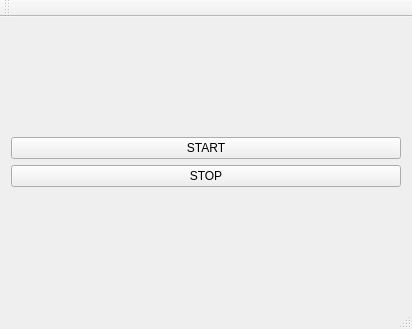
<?xml version="1.0" encoding="UTF-8"?>
<ui version="4.0">
 <class>kinova_voice_control</class>
 <widget class="QMainWindow" name="kinova_voice_control">
  <property name="geometry">
   <rect>
    <x>0</x>
    <y>0</y>
    <width>412</width>
    <height>329</height>
   </rect>
  </property>
  <property name="windowTitle">
   <string>kinova_voice_control</string>
  </property>
  <widget class="QWidget" name="centralWidget">
   <layout class="QGridLayout" name="gridLayout">
    <item row="0" column="0">
     <layout class="QVBoxLayout" name="verticalLayout">
      <item>
       <widget class="QPushButton" name="pushButton">
        <property name="text">
         <string>START</string>
        </property>
       </widget>
      </item>
      <item>
       <widget class="QPushButton" name="pushButton_2">
        <property name="text">
         <string>STOP</string>
        </property>
       </widget>
      </item>
     </layout>
    </item>
   </layout>
  </widget>
  <widget class="QMenuBar" name="menuBar">
   <property name="geometry">
    <rect>
     <x>0</x>
     <y>0</y>
     <width>412</width>
     <height>22</height>
    </rect>
   </property>
  </widget>
  <widget class="QToolBar" name="mainToolBar">
   <attribute name="toolBarArea">
    <enum>TopToolBarArea</enum>
   </attribute>
   <attribute name="toolBarBreak">
    <bool>false</bool>
   </attribute>
  </widget>
  <widget class="QStatusBar" name="statusBar"/>
 </widget>
 <layoutdefault spacing="6" margin="11"/>
 <resources/>
 <connections/>
</ui>
